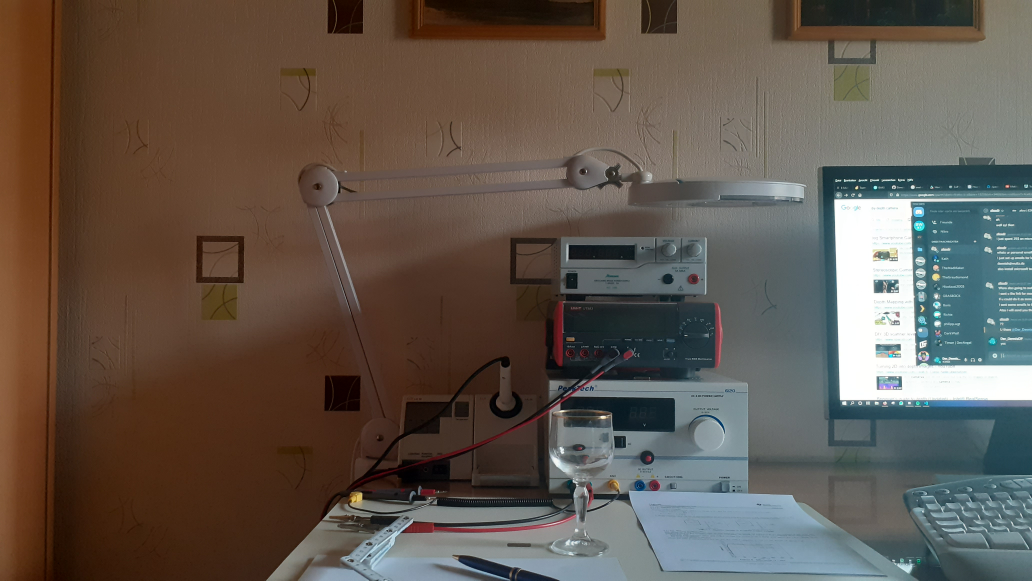
#> input picture im2.jpg, 4128 x 2322 px (shown at 1/4 size)
$ python 5_dm_tune.py
#> lines starting #> are read from the running program, lines starting #| are printed output that depends on the picture
# Copyright (C) 2019 Eugene a.k.a. Realizator, stereopi.com, virt2real team
#
# This file is part of StereoPi tutorial scripts.
#
# StereoPi tutorial is free software: you can redistribute it
# and/or modify it under the terms of the GNU General Public License
# as published by the Free Software Foundation, either version 3 of the
# License, or (at your option) any later version.
#
# StereoPi tutorial is distributed in the hope that it will be useful,
# but WITHOUT ANY WARRANTY; without even the implied warranty of
# MERCHANTABILITY or FITNESS FOR A PARTICULAR PURPOSE.  See the
# GNU General Public License for more details.
#
# You should have received a copy of the GNU General Public License
# along with StereoPi tutorial.
# If not, see <http://www.gnu.org/licenses/>.
#
#          <><><> SPECIAL THANKS: <><><>
#
# Thanks to Adrian and http://pyimagesearch.com, as a lot of
# code in this tutorial was taken from his lessons.
#
# Thanks to RPi-tankbot project: https://github.com/Kheiden/RPi-tankbot
#
# Thanks to rakali project: https://github.com/sthysel/rakali


import cv2
import os
# from picamera.array import PiRGBArray
# from picamera import PiCamera
from matplotlib import pyplot as plt
from matplotlib.widgets import Slider, Button
import numpy as np
import json
import time

# Global variables preset
imageToDisp = './scenes/dm-tune.jpg'
photo_width = 640
photo_height = 240
image_width = 320
image_height = 240

image_size = (image_width,image_height)

# pair_img = cv2.imread(imageToDisp,0)
f1 = cv2.copyMakeBorder(cv2.resize(cv2.imread("im2.jpg").copy(), (640, 480)), 0, 0, 0, 0, cv2.BORDER_CONSTANT)
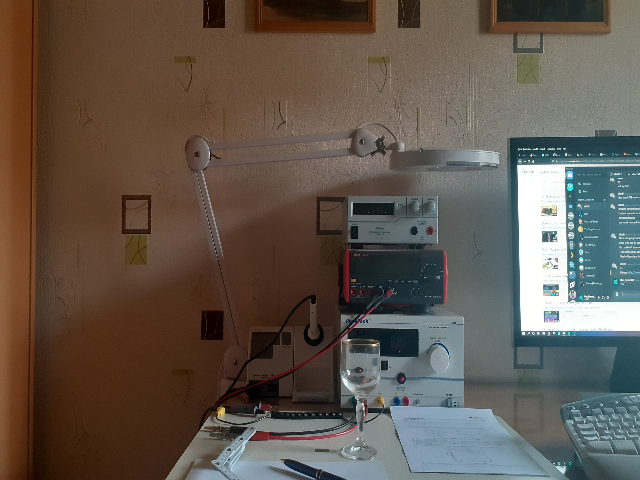
#> f1: shape (480, 640, 3); mean B, G, R 76.8, 86.1, 96.4
f2 = cv2.resize(cv2.imread("im3.jpg").copy(), (640, 480))
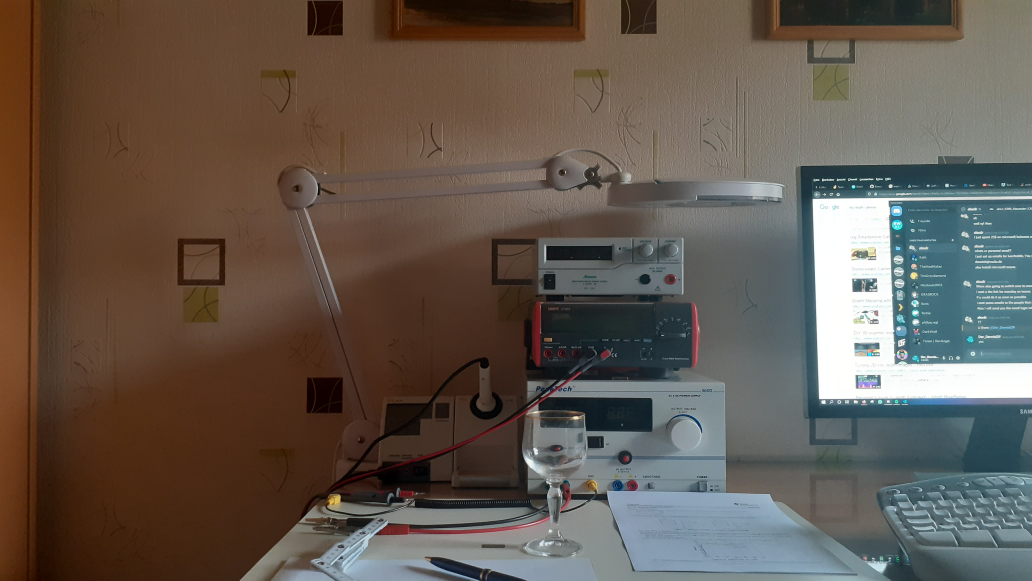
#> input picture im3.jpg, 4128 x 2322 px (shown at 1/4 size)
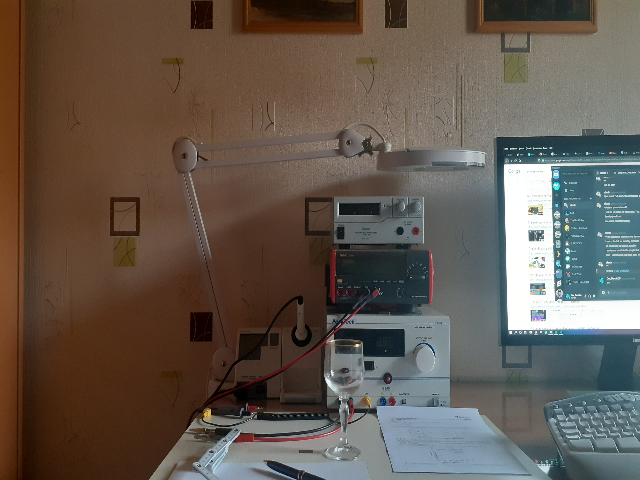
#> f2: shape (480, 640, 3); mean B, G, R 78.1, 87.5, 98
pair_img = np.zeros((480, 1280, 3), np.uint8)
pair_img[0:f1.shape[0], 0:f1.shape[1]] = f1
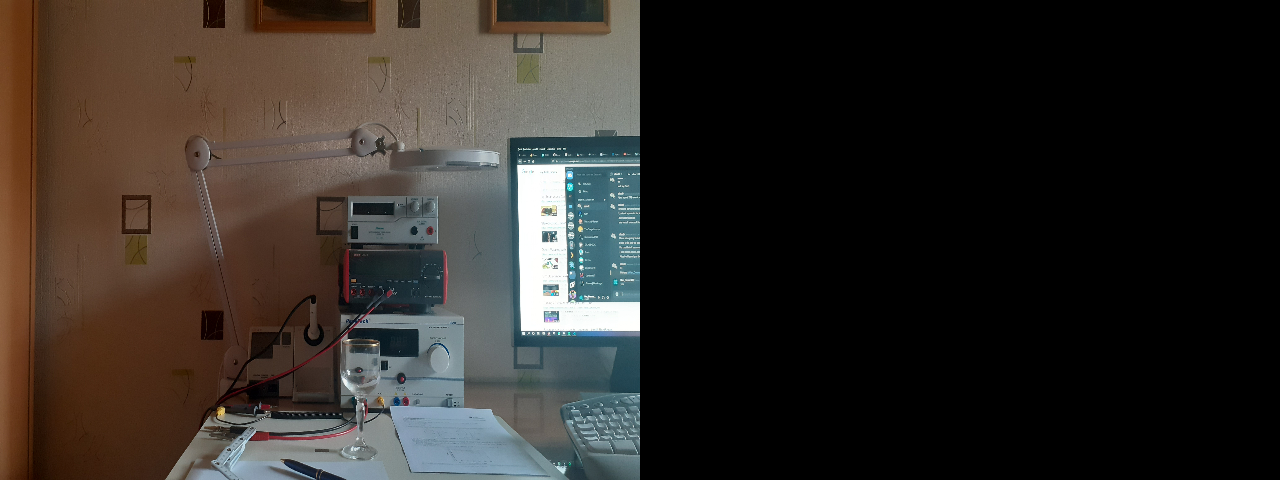
#> pair_img: shape (480, 1280, 3); mean B, G, R 38.4, 43, 48.2
pair_img[0:f2.shape[0], 640:640+f2.shape[1]] = f1
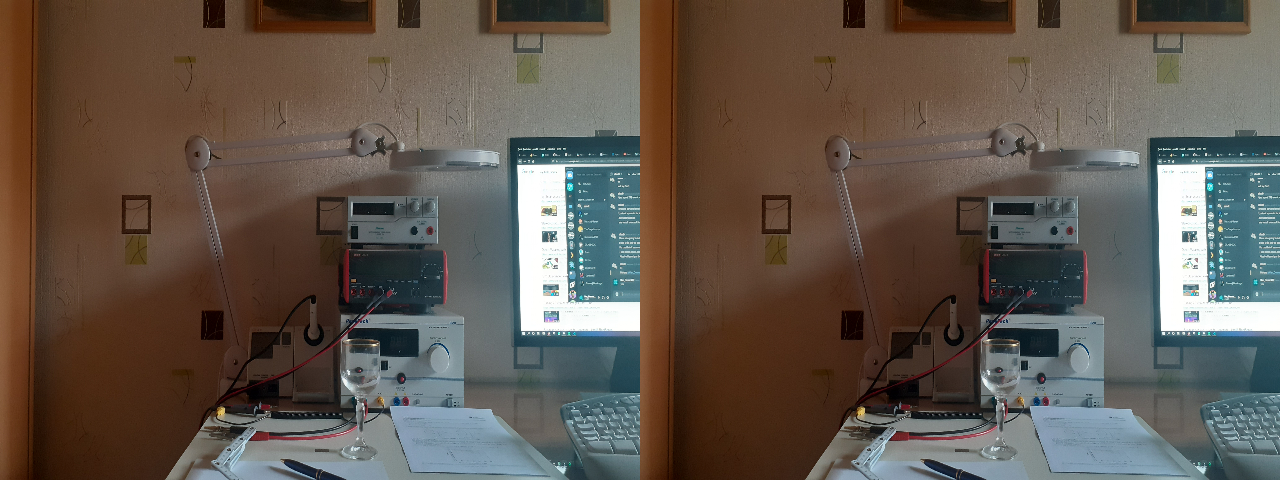
#> pair_img: shape (480, 1280, 3); mean B, G, R 76.8, 86.1, 96.4
# Read image and split it in a stereo pair
print('Read and split image...')
imgL = pair_img [0:photo_height,0:image_width] #Y+H and X+W
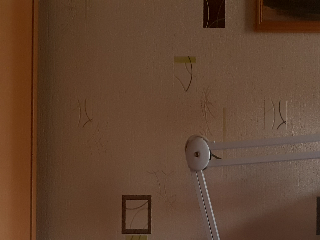
#> imgL: shape (240, 320, 3); mean B, G, R 47.4, 67.3, 96.4
imgR = pair_img [0:photo_height,image_width:photo_width] #Y+H and X+W
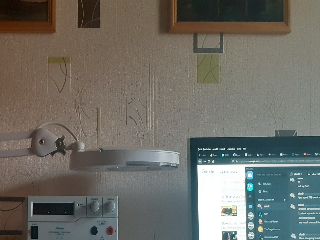
#> imgR: shape (240, 320, 3); mean B, G, R 101.7, 108.7, 109.4

# Implementing calibration data
print('Read calibration data and rectifying stereo pair...')

try:
    npzfile = np.load('./calibration_data/{}p/stereo_camera_calibration.npz'.format(image_height))
except:
#> (the run stopped early here; a loop or call above may not have finished)
